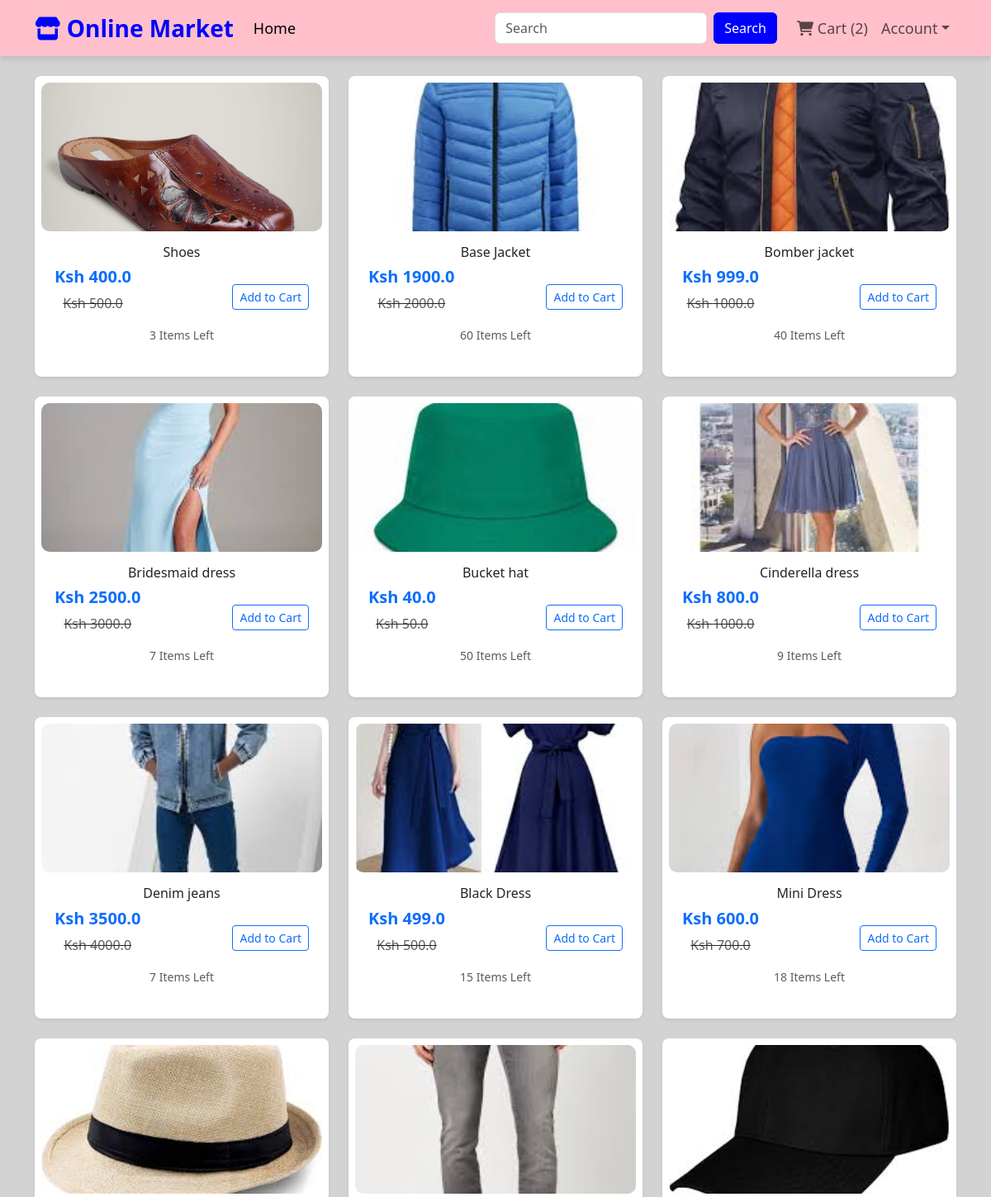
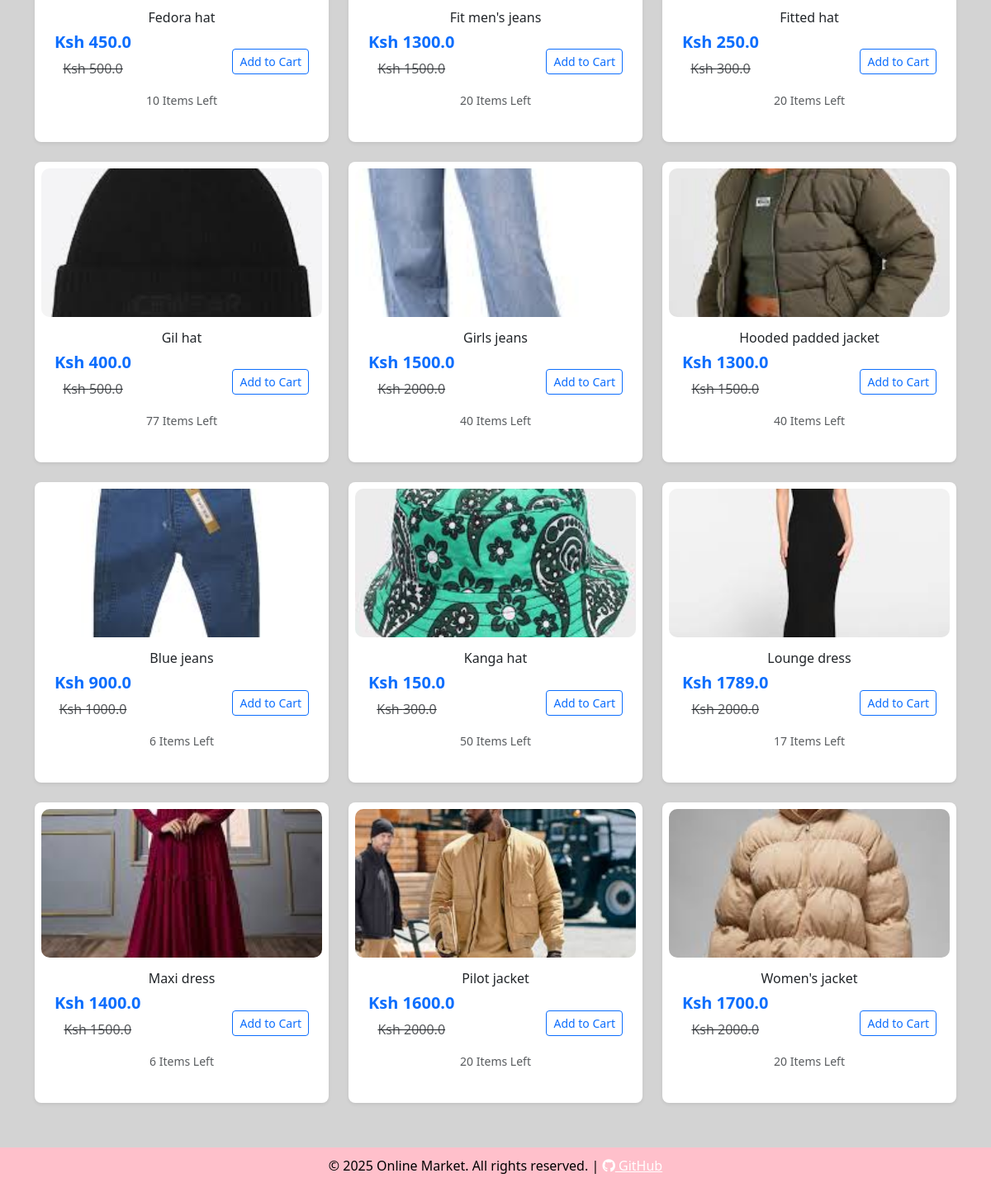
/search_random/fashion, run on the app's committed database (2 pictures, top to bottom).
### app/models.py (models this page shows, shortened)
class Product(db.Model):
    id = db.Column(db.Integer, primary_key=True)
    product_name = db.Column(db.String(100), nullable=False)
    current_price = db.Column(db.Float, nullable=False)
    previous_price = db.Column(db.Float, nullable=False)
    in_stock = db.Column(db.Integer, nullable=False)
    product_picture = db.Column(db.String(1000), nullable=False)
    flash_sale = db.Column(db.Boolean, default=False)
    date_added = db.Column(db.DateTime, default=datetime.utcnow)
    carts = db.relationship('Cart', backref=db.backref('product', lazy=True))
    orders = db.relationship('Order', backref=db.backref('product', lazy=True))

### app/views.py (the view)
@views.route('/search_random/<category>')
def search_random(category):
    if category not in CATEGORIES:
        return jsonify({"error": "Invalid category"})
    category_items = CATEGORIES[category]
    items = Product.query.filter(
        or_(*[Product.product_name.ilike(f"%{item}%") for item in category_items])
    ).all()
    for item in items:
        item.product_picture = url_for('views.media', filename=item.product_picture)
        print("Product:", item.product_name, "Image Path:", item.product_picture)  # Debugging
    return render_template('search.html', items=items, category_items=category_items, category=category,
                           cart=Cart.query.filter_by(customer_link=current_user.id).all() if current_user.is_authenticated else [])

### app/templates/search.html (shortened to what this page needs)
{% extends 'base.html' %}
{% block body %}
{% if items | length < 1 %}
<h3 class="text-center text-white">No Items Match Your Search Query</h3>
{% else %}
<div class="container text-center py-4">
    <div class="row row-cols-1 row-cols-md-3 g-4" id="productGrid">
        {% for item in items %}
        <div class="col">
            <div class="card h-100 shadow-sm border-0 rounded-3 p-2">
                <img src="{{ item.product_picture }}" class="card-img-top img-fluid"
                    alt="{{ item.product_name }}" style="height: 180px; object-fit: cover; border-radius: 10px;">
                <div class="card-body">
                    <h6 class="text-dark">{{ item.product_name }}</h6>
                    <div class="d-flex justify-content-between align-items-center mt-2">
                        <div>
                            <h5 class="fw-bold text-primary">Ksh {{ item.current_price }}</h5>
                            <strike><p class="text-muted">Ksh {{ item.previous_price }}</p></strike>
                        </div>
                        <a href="{{ url_for('views.add_to_cart', item_id=item.id) }}"
                            class="btn btn-sm btn-outline-primary">Add to Cart</a>
                    </div>
                    <p class="text-muted small">{{ item.in_stock }} Items Left</p>
                </div>
            </div>
        </div>
        {% endfor %}
    </div>
</div>
{% endif %}
{% endblock %}

### app/templates/base.html (style rules this page uses)
body { background-color: lightgray; }

### data on the page
Product: product_picture (picture), product_name "Shoes", current_price "400.0", previous_price "500.0", in_stock "3"
Product: product_picture (picture), product_name "Base Jacket", current_price "1900.0", previous_price "2000.0", in_stock "60"
Product: product_picture (picture), product_name "Bomber jacket", current_price "999.0", previous_price "1000.0", in_stock "40"
Product: product_picture (picture), product_name "Bridesmaid dress", current_price "2500.0", previous_price "3000.0", in_stock "7"
Product: product_picture (picture), product_name "Bucket hat", current_price "40.0", previous_price "50.0", in_stock "50"
Product: product_picture (picture), product_name "Cinderella dress", current_price "800.0", previous_price "1000.0", in_stock "9"
Product: product_picture (picture), product_name "Denim jeans", current_price "3500.0", previous_price "4000.0", in_stock "7"
Product: product_picture (picture), product_name "Black Dress", current_price "499.0", previous_price "500.0", in_stock "15"
Product: product_picture (picture), product_name "Mini Dress", current_price "600.0", previous_price "700.0", in_stock "18"
Product: product_picture (picture), product_name "Fedora hat", current_price "450.0", previous_price "500.0", in_stock "10"
Product: product_picture (picture), product_name "Fit men's jeans", current_price "1300.0", previous_price "1500.0", in_stock "20"
Product: product_picture (picture), product_name "Fitted hat", current_price "250.0", previous_price "300.0", in_stock "20"
Product: product_picture (picture), product_name "Gil hat", current_price "400.0", previous_price "500.0", in_stock "77"
Product: product_picture (picture), product_name "Girls jeans", current_price "1500.0", previous_price "2000.0", in_stock "40"
Product: product_picture (picture), product_name "Hooded padded jacket", current_price "1300.0", previous_price "1500.0", in_stock "40"
Product: product_picture (picture), product_name "Blue jeans", current_price "900.0", previous_price "1000.0", in_stock "6"
Product: product_picture (picture), product_name "Kanga hat", current_price "150.0", previous_price "300.0", in_stock "50"
Product: product_picture (picture), product_name "Lounge dress", current_price "1789.0", previous_price "2000.0", in_stock "17"
Product: product_picture (picture), product_name "Maxi dress", current_price "1400.0", previous_price "1500.0", in_stock "6"
Product: product_picture (picture), product_name "Pilot jacket", current_price "1600.0", previous_price "2000.0", in_stock "20"
Product: product_picture (picture), product_name "Women's jacket", current_price "1700.0", previous_price "2000.0", in_stock "20"
